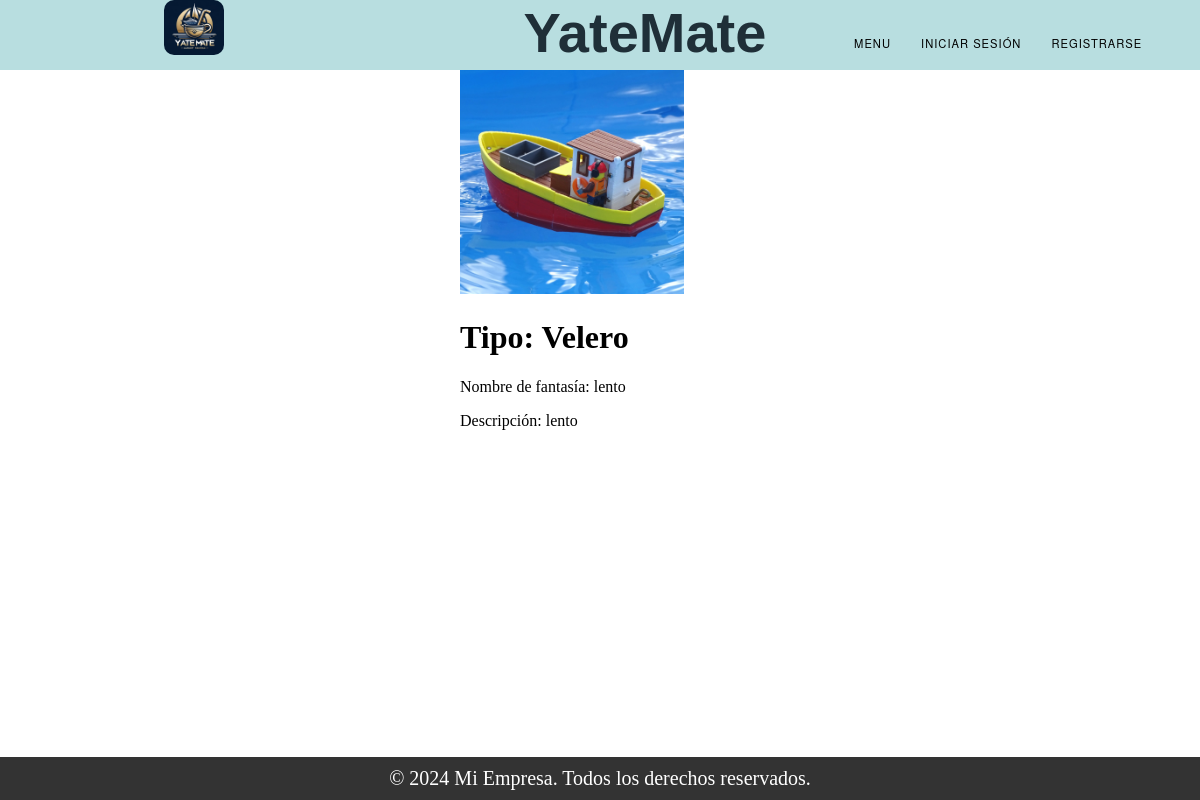
Screenshot of /saber_mas/3/Embarcaciones/ with the database file from the repository.
### Trueque/models.py (models this page shows, shortened)
class Publicacion_Embarcacion(models.Model):
    ESTADO_CHOICES = (
        ('Vigente', 'Vigente'),
        ('Proceso', 'Proceso'),
        ('Finalizado', 'Finalizado'),
    )
    embarcacion = models.ForeignKey(Embarcacion, on_delete=models.CASCADE)
    descripcion = models.TextField()
    estado = models.CharField(max_length=50)

### Register/models.py (models this page shows, shortened)
class Embarcacion(models.Model):
    TIPOS = (
        ('Velero', 'Velero'),
        ('Yate', 'Yate'),
        ('Lancha', 'Lancha'),
        ('Barco', 'Barco'),
    )
    eslora = models.FloatField()
    manga = models.FloatField()
    calado = models.FloatField()
    matricula = models.CharField(max_length=20, unique=True)
    nombre_fantasia = models.CharField(max_length=255)
    foto = models.ImageField(upload_to='static/img_b', null=True, blank=True)
    dueno = models.ForeignKey(User, on_delete=models.SET_NULL, null=True)
    tipo = models.CharField(max_length=20, choices=TIPOS)

### Trueque/views.py (the view)
# urls.py: path('saber_mas/<int:id>/<str:tipo_objetos>/', views.saber_mas, name='saber_mas'),
def saber_mas(request, id, tipo_objetos):
    if tipo_objetos == 'Objetos Valiosos':
        objeto = Publicacion_ObjetoValioso.objects.get(id=id)
    elif tipo_objetos == 'Embarcaciones':
        objeto = Publicacion_Embarcacion.objects.get(id=id)
    else:
        return render(request, 'error.html', {'mensaje': 'Tipo de objeto no válido'})
    return render(request, 'ver_mas.html', {'objeto': objeto, 'tipo_objetos': tipo_objetos})

### Trueque/context_processors.py (called while the page is built)
def conversaciones_usuario(request):
    user_id = request.session.get('user_id')
    if user_id:
        conversaciones = Conversacion.objects.filter(Q(dueño_publicacion=user_id) | Q(solicitante=user_id))
        return {'conversaciones_usuario': conversaciones}
    else:
        return {'conversaciones_usuario': []}

### Trueque/templates/ver_mas.html (shortened to what this page needs)
{% extends "base.html" %}
{% load static %}
{% block content %}
<div class="container">
  {% if objeto %}
    <div class="row">
      <div class="col-md-6">
        {% if objeto.foto %}
        <img src="{{ objeto.foto.url }}" alt="Foto del objeto" class="img-fluid"  style="max-width: 80%; max-height: 280px;">
        {% else %}
        <img src="{{ objeto.embarcacion.foto.url }}" alt="Foto del objeto" class="img-fluid" style="max-width: 80%; max-height: 280px;">
        {% endif %}
      </div>
      <div class="col-md-6">
        {% if objeto.tipo %}
          <h1 class="mt-4">Tipo: {{ objeto.tipo }}</h1>
        {% else %}
          <h1 class="mt-4">Tipo: {{ objeto.embarcacion.tipo }}</h1>
        {% endif %}
        {% if objeto.marca %}
          <p>Marca: {{ objeto.marca }}</p>
        {% else %}
          <p>Nombre de fantasía: {{ objeto.embarcacion.nombre_fantasia }}</p>
        {% endif %}
        <p>Descripción: {{ objeto.descripcion }}</p>
      </div>
    </div>
  {% else %}
    <p>El objeto no tiene la información completa.</p>
  {% endif %}
</div>
{% endblock %}

### static/css/styles.css (style rules this page uses)
body { margin: 0; padding: 0; }
.container { display: flex; width: 100%; height: 100%; align-items:center; justify-content: center; margin-top: 100px; margin-bottom: 100px; }

### templates/partials/footer.html (style rules this page uses)
.container { padding: 0; margin: 0; }

### rows the page displays
Publicacion_Embarcacion: embarcacion.foto (picture), embarcacion.tipo "Velero", embarcacion.nombre_fantasia "lento", descripcion "lento"
